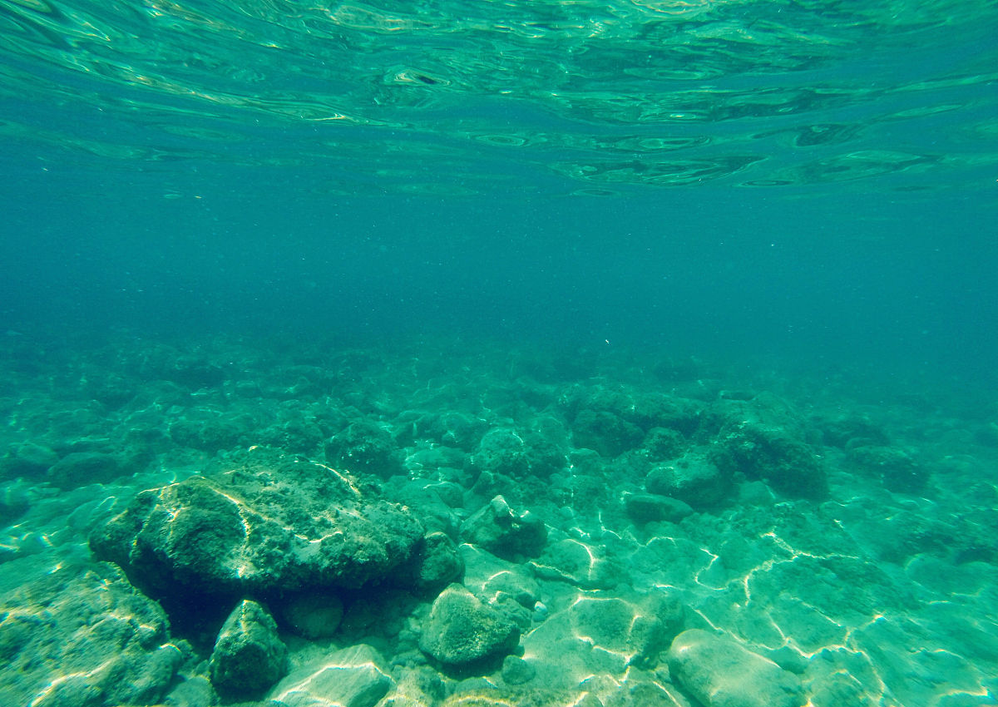
#> input picture dataset/raw/109_img_.png, 998 x 707 px, shrunk from 1200 x 850 before the run
$ python -i uie_web_app.py   (imports and definitions only)
#> lines starting #> are read from the running program, lines starting #| are printed output that depends on the picture
#> further down, picture is the input picture: PIL image 998x707 RGB; mean R, G, B 13.6, 143, 126.8
import streamlit as st
from PIL import Image, ImageFilter, ImageOps
import numpy as np
import io

# --- PAGE CONFIGURATION ---
# [5 lines not run here, left out]

# --- NAVIGATION & MAIN APP STRUCTURE ---
# [110 lines left out: functions main, about, compensate_RB, gray_world, not called in this run]

def sharpen(wbimage):
    """Step 3a: Unsharp Masking"""
    smoothed_image = wbimage.filter(ImageFilter.GaussianBlur)
    imager, imageg, imageb = wbimage.split()
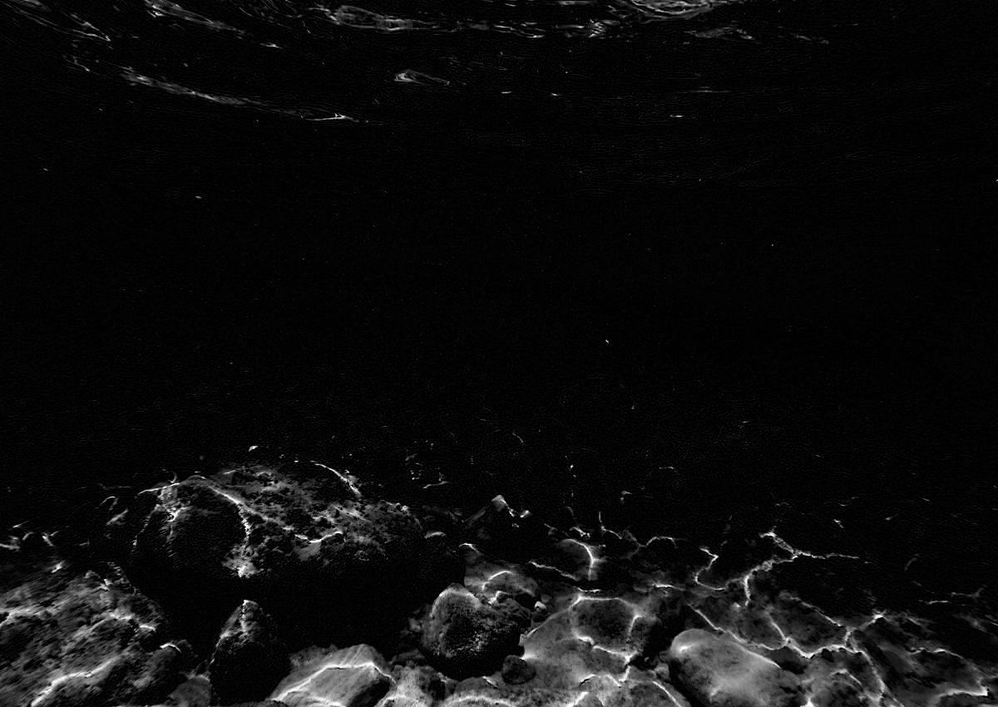
#> imager: PIL image 998x707 L; min 0, max 255, mean 13.6
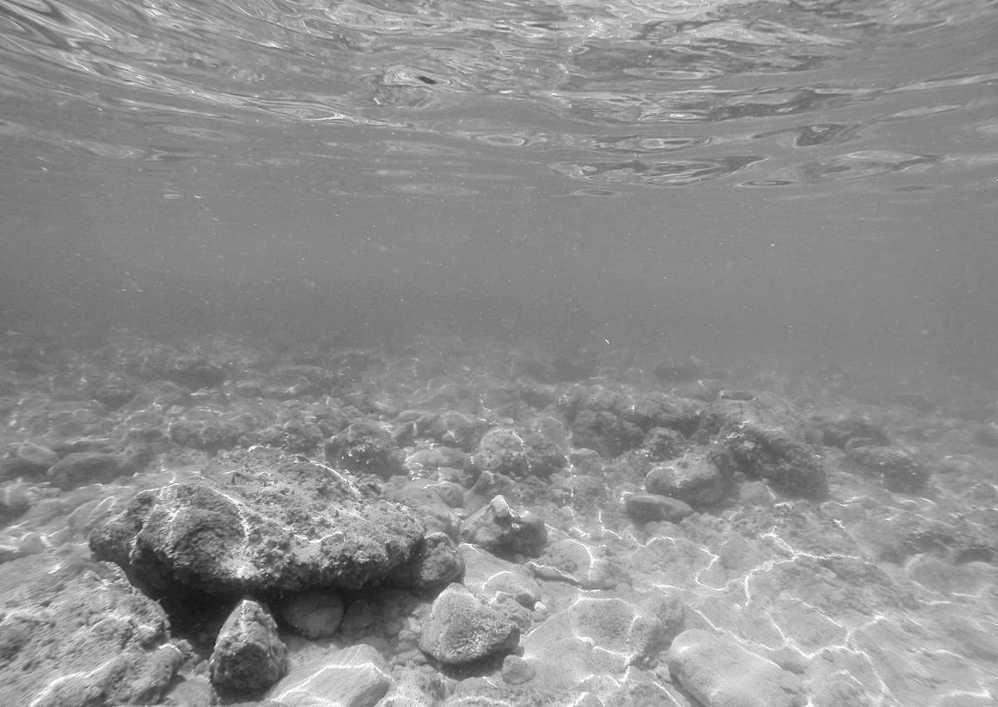
#> imageg: PIL image 998x707 L; min 20, max 255, mean 143
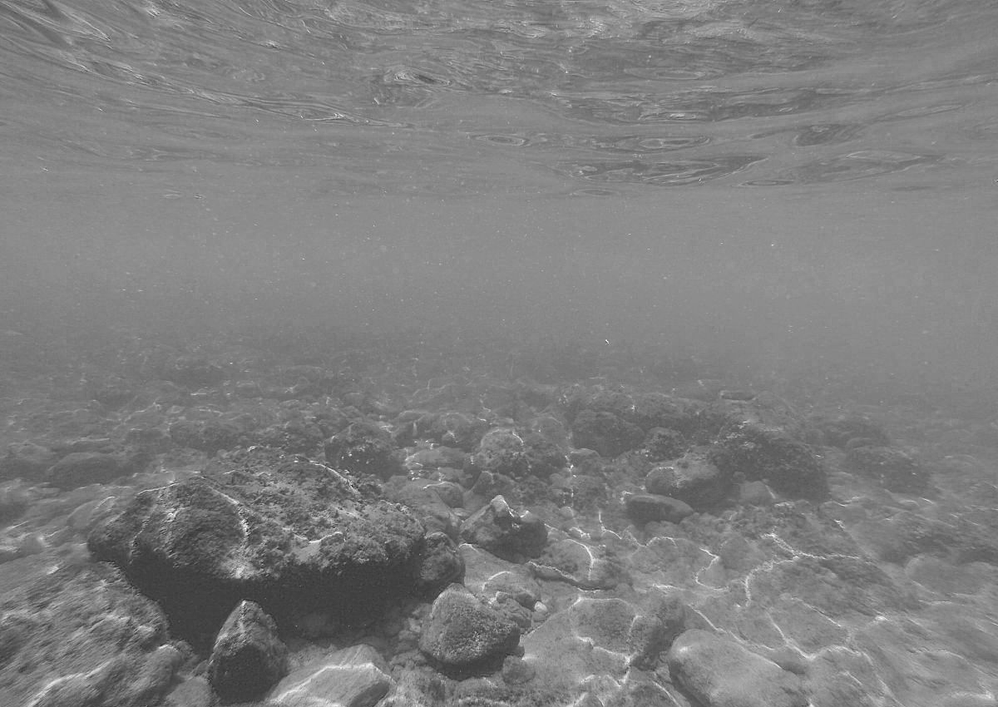
#> imageb: PIL image 998x707 L; min 31, max 255, mean 126.8
    smoothedr, smoothedg, smoothedb = smoothed_image.split()

    imageR = np.array(imager, np.float64)
    imageG = np.array(imageg, np.float64)
    imageB = np.array(imageb, np.float64)
    smoothedR = np.array(smoothedr, np.float64)
    smoothedG = np.array(smoothedg, np.float64)
    smoothedB = np.array(smoothedb, np.float64)

    x, y = wbimage.size
#> x = 998; y = 707

    # Formula: 2*Original - Gaussian
    imageR = np.clip(2 * imageR - smoothedR, 0, 255)
    imageG = np.clip(2 * imageG - smoothedG, 0, 255)
    imageB = np.clip(2 * imageB - smoothedB, 0, 255)

    sharpenIm = np.zeros((y, x, 3), dtype="uint8")
    sharpenIm[:, :, 0] = imageR
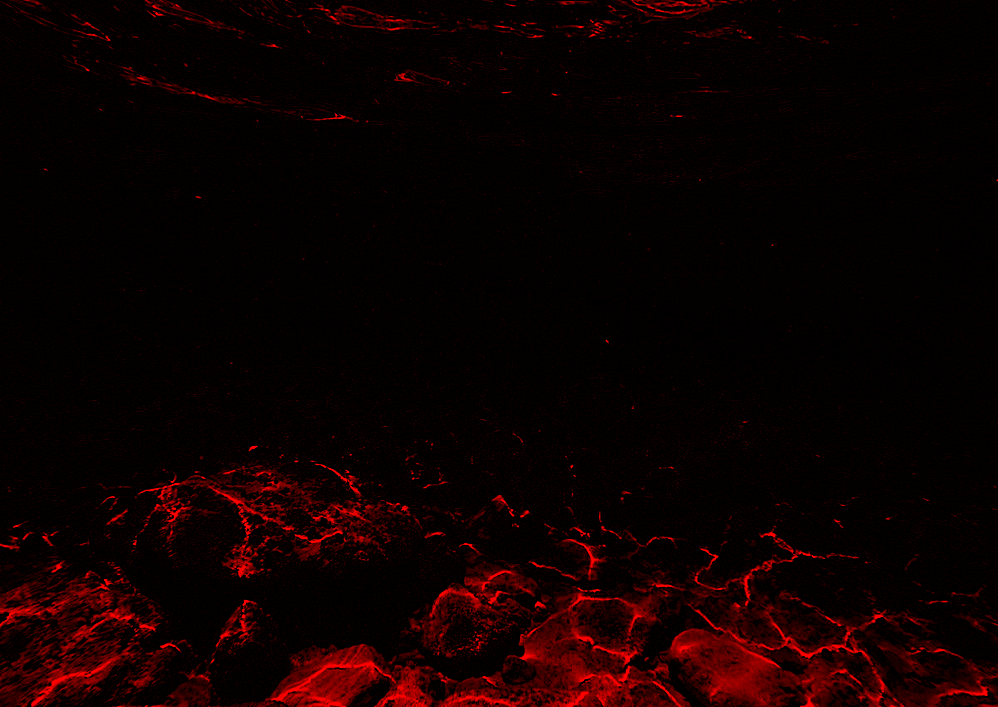
#> sharpenIm: shape (707, 998, 3); mean of channels 0, 1, 2 14.4, 0, 0; drawn as R, G, B
    sharpenIm[:, :, 1] = imageG
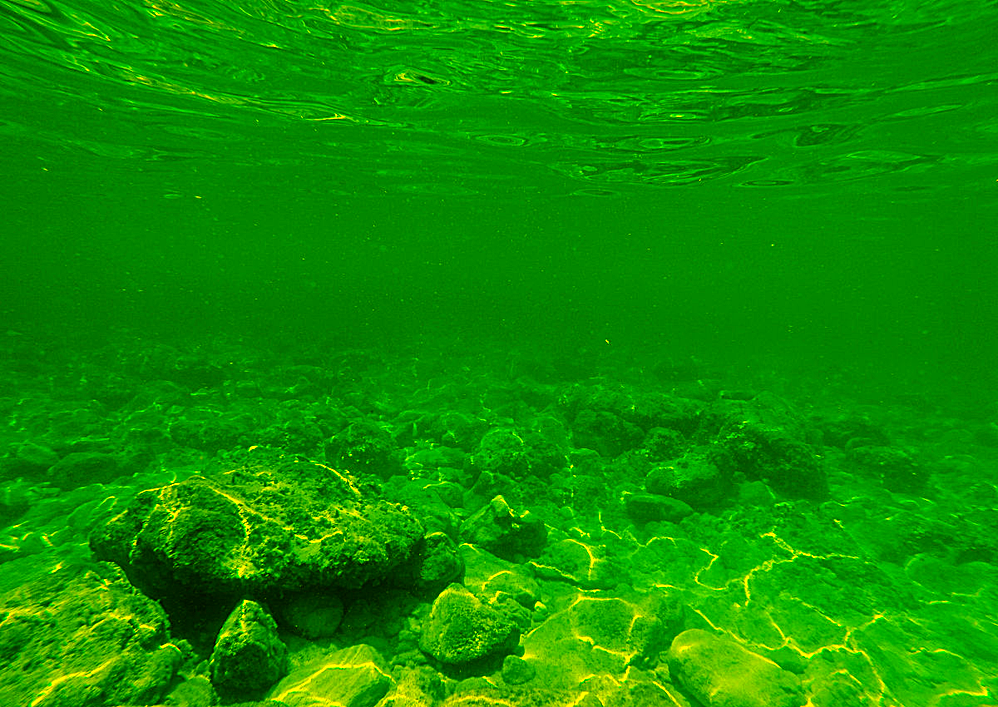
#> sharpenIm: shape (707, 998, 3); mean of channels 0, 1, 2 14.4, 142.9, 0; drawn as R, G, B
    sharpenIm[:, :, 2] = imageB

    return Image.fromarray(sharpenIm)

# [169 lines left out: functions hsv_global_equalization, average_fusion, pca_fusion, underwater_image_enhancement, image_enhancer, not called in this run]

# [2 lines not run here, left out]

>>> from PIL import Image
>>> picture = Image.open('dataset/raw/109_img_.png')
>>> result = sharpen(picture)

$ run again, on dataset/raw/118_img_.png
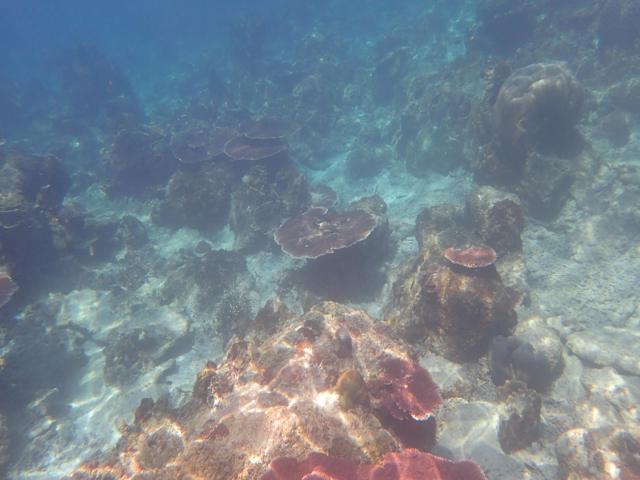
#> input picture dataset/raw/118_img_.png, 640 x 480 px
#> picture is the input picture: PIL image 640x480 RGB; mean R, G, B 117.9, 131.6, 142.8
#> in sharpen, `imager, imageg, imageb = wbimage.split()`:
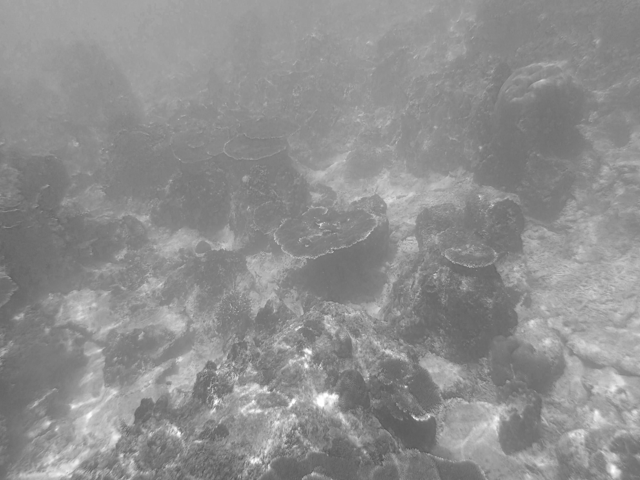
#> imageb: PIL image 640x480 L; min 85, max 255, mean 142.8
#> in sharpen, `sharpenIm[:, :, 1] = imageG`:
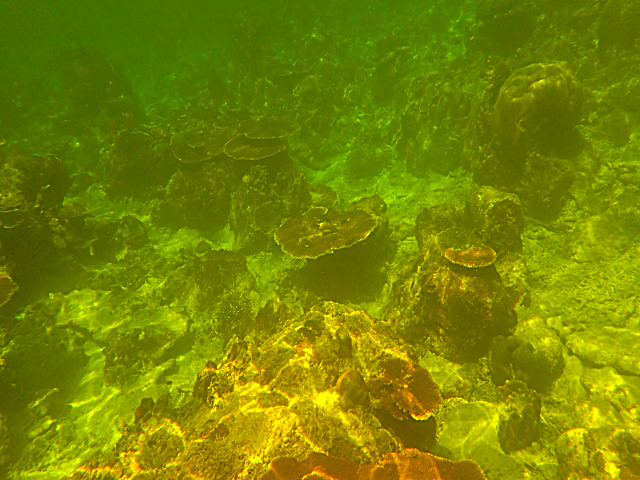
#> sharpenIm: shape (480, 640, 3); mean of channels 0, 1, 2 117.8, 131.6, 0; drawn as R, G, B

$ run again, on dataset/raw/129_img_.png
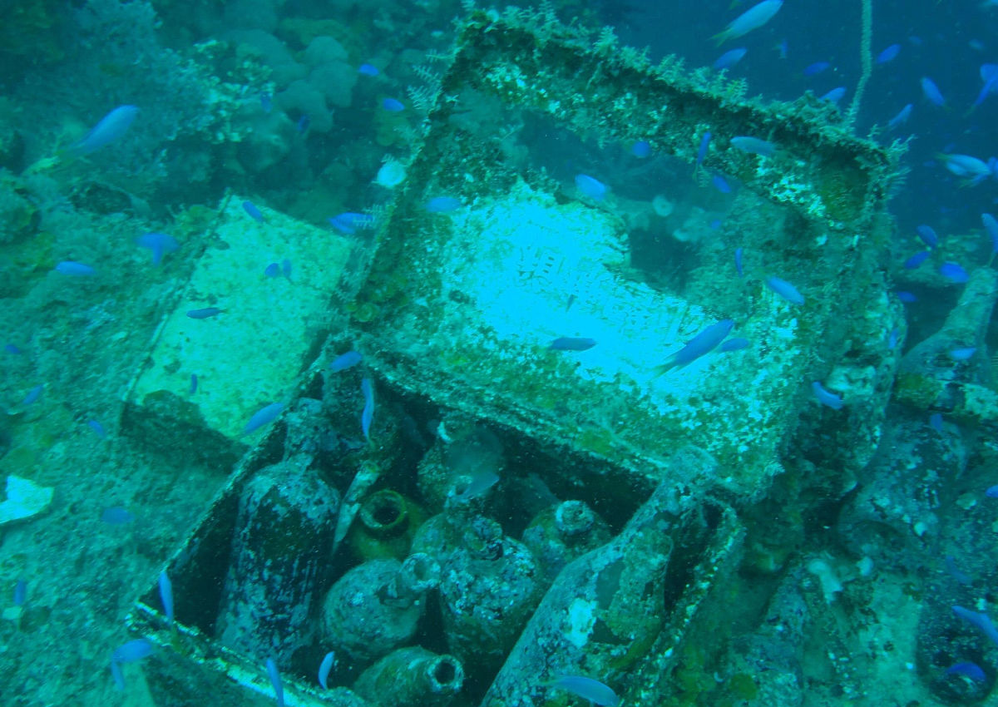
#> input picture dataset/raw/129_img_.png, 998 x 707 px, shrunk from 1200 x 850 before the run
#> picture is the input picture: PIL image 998x707 RGB; mean R, G, B 3.5, 119.5, 121
#> in sharpen, `imageR = np.array(imager, np.float64)`:
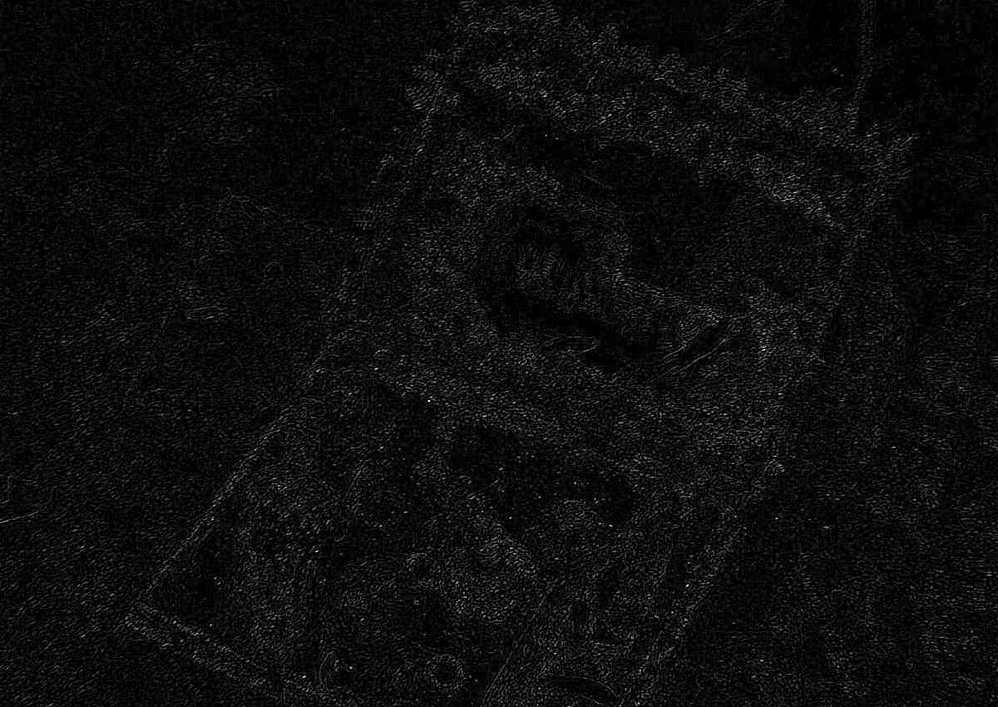
#> imageR: shape (707, 998) float64; min 0, max 64, mean 3.5; drawn with min black and max white
#> in sharpen, `sharpenIm[:, :, 1] = imageG`:
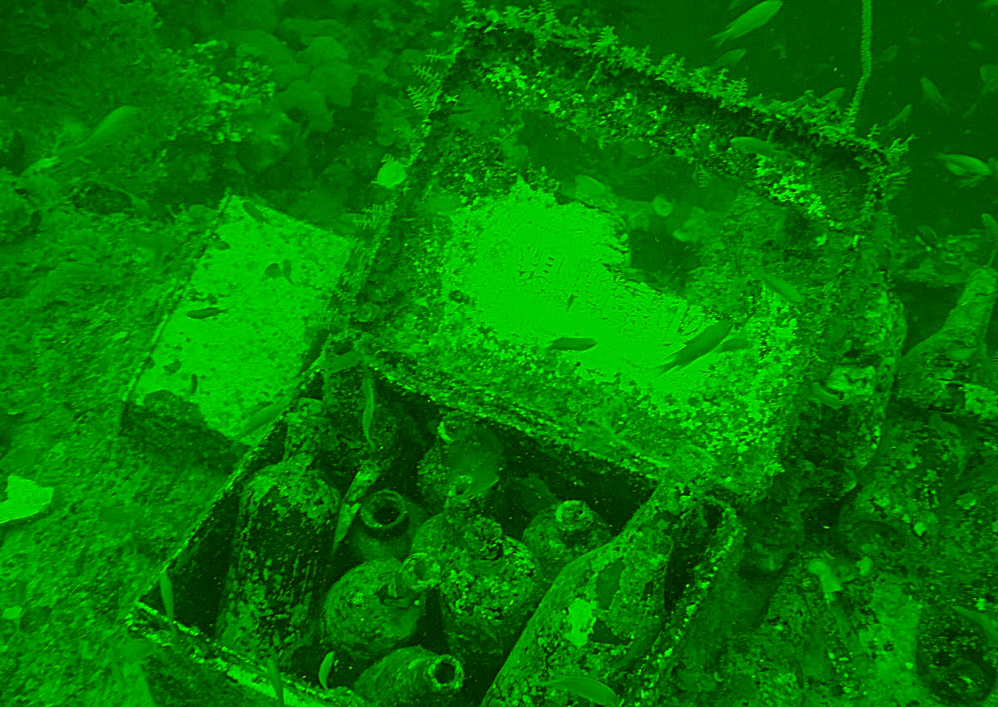
#> sharpenIm: shape (707, 998, 3); mean of channels 0, 1, 2 4.3, 119.5, 0; drawn as R, G, B

$ run again, on dataset/raw/133_img_.png
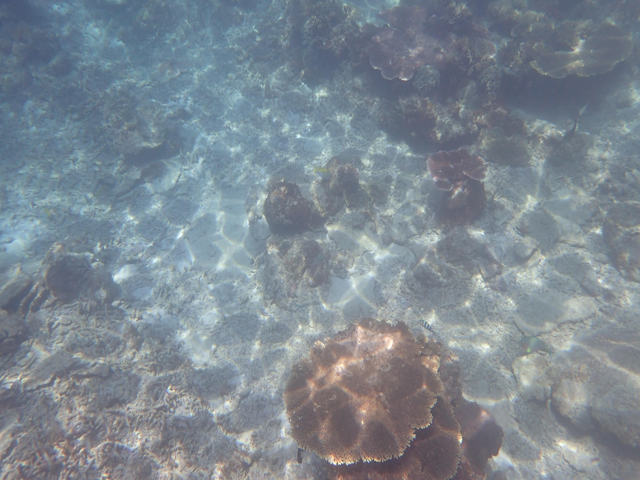
#> input picture dataset/raw/133_img_.png, 640 x 480 px
#> picture is the input picture: PIL image 640x480 RGB; mean R, G, B 124.6, 135.4, 144.8
#> in sharpen, `imager, imageg, imageb = wbimage.split()`:
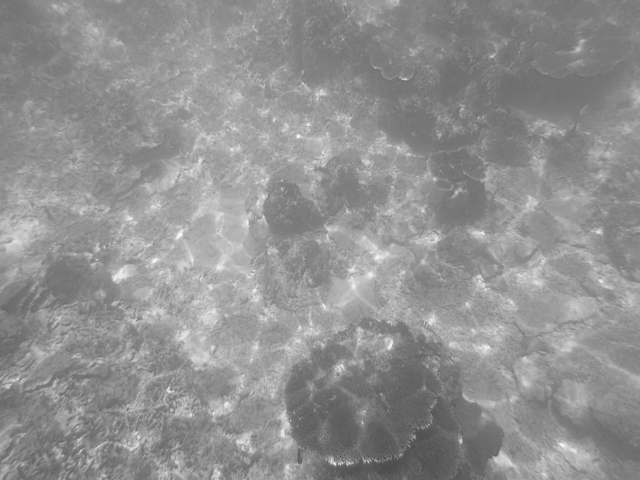
#> imageb: PIL image 640x480 L; min 74, max 255, mean 144.8
#> in sharpen, `sharpenIm[:, :, 1] = imageG`:
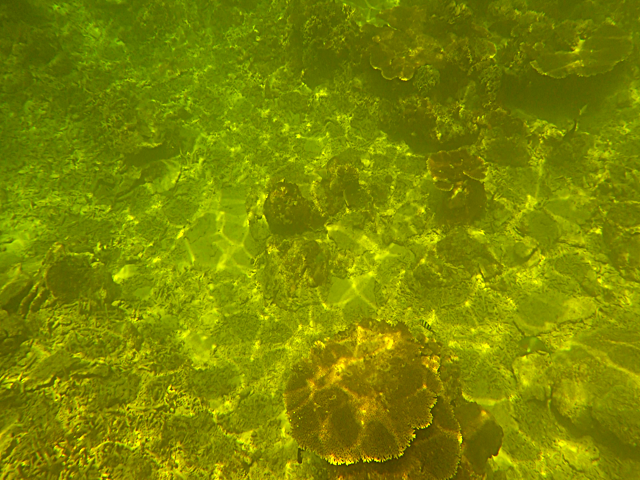
#> sharpenIm: shape (480, 640, 3); mean of channels 0, 1, 2 124.6, 135.4, 0; drawn as R, G, B
